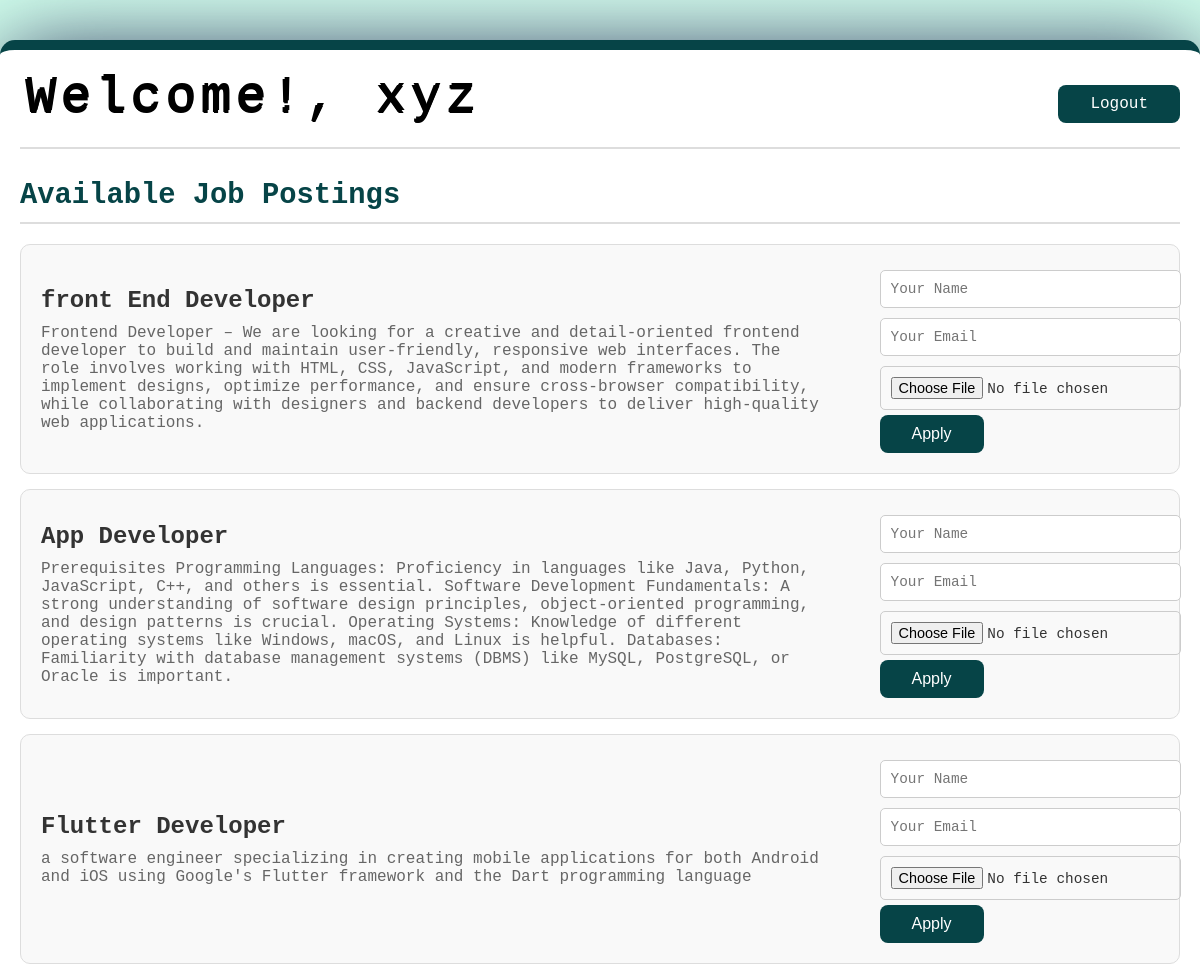
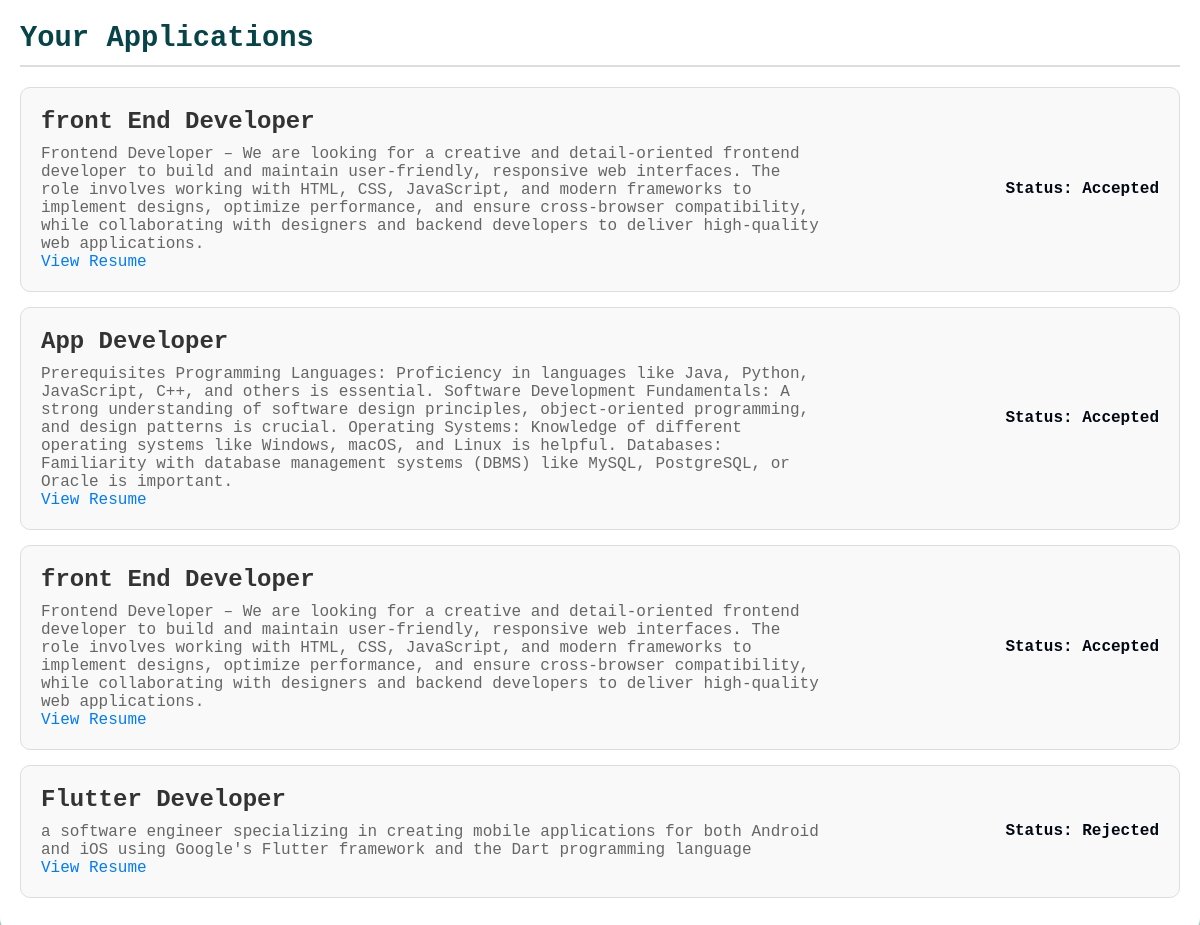
Page /user_dashboard (signed in) on the committed database (2 pictures, top to bottom).
### tables this page shows
CREATE TABLE job_applications (
                      id INTEGER PRIMARY KEY,
                      job_id INTEGER,
                      user_id INTEGER,
                      name TEXT,
                      email TEXT,
                      resume TEXT, status TEXT,
                      FOREIGN KEY (job_id) REFERENCES job_postings (id) ON DELETE CASCADE,
                      FOREIGN KEY (user_id) REFERENCES users (id) ON DELETE CASCADE);

CREATE TABLE job_postings (
                      id INTEGER PRIMARY KEY,
                      title TEXT,
                      description TEXT,
                      admin_id INTEGER,
                      FOREIGN KEY (admin_id) REFERENCES users (id) ON DELETE CASCADE);

### app.py (the view)
@app.route('/user_dashboard')
def user_dashboard():
    if 'user_id' not in session or session['role'] != 'user':
        return redirect(url_for('login'))
    user_id = session['user_id']
    conn = connect_db()
    cursor = conn.cursor()
    cursor.execute("SELECT * FROM job_postings")
    job_postings = cursor.fetchall()
    cursor.execute("""
        SELECT jp.title, jp.description, ja.resume, ja.status
        FROM job_applications ja
        JOIN job_postings jp ON ja.job_id = jp.id
        WHERE ja.user_id = ?
    """, (session['user_id'],))
    applied_jobs = cursor.fetchall()
    conn.close()
    form = JobApplicationForm()
    return render_template('user_dashboard.html', job_postings=job_postings, applied_jobs=applied_jobs, form=form)

### forms.py
class JobApplicationForm(FlaskForm):
    name = StringField('Full Name', validators=[DataRequired(), Length(min=2, max=50)])
    email = StringField('Email', validators=[DataRequired(), Email()])
    resume = FileField('Resume', validators=[
        FileRequired(),
        FileAllowed(['pdf', 'doc', 'docx'], 'Only PDF and Word documents are allowed!')
    ])
    submit = SubmitField('Submit Application')

### app.py (called while the page is built)
def connect_db():
    conn = sqlite3.connect('job_applications.db')
    conn.execute('PRAGMA foreign_keys = ON')
    return conn

### templates/user_dashboard.html (shortened to what this page needs)
<!DOCTYPE html>
<html lang="en">
<head>
</head>
<body>
    <div class="container">
        <header>
            <div id="text">Welcome!, {{ session.username }}</div>
            <nav>
                <a href="{{ url_for('logout') }}" class="button">Logout</a>
            </nav>
        </header>
        <main>
            <section class="job-postings">
                <h2>Available Job Postings</h2>
                {% if job_postings %}
                <ul>
                    {% for job in job_postings %}
                        <li class="job-card">
                            <div class="job-details">
                                <h3>{{ job[1] }}</h3>
                                <p>{{ job[2] }}</p>
                            </div>
                            <form class="apply-form" action="{{ url_for('apply', job_id=job[0]) }}" method="post" enctype="multipart/form-data">
                                {{ form.name(placeholder="Your Name", required=true) }}
                                {{ form.email(placeholder="Your Email", required=true) }}
                                {{ form.resume(required=true) }}
                                <button type="submit" class="button">Apply</button>
                            </form>
                        </li>
                    {% endfor %}
                </ul>
                {% else %}
                    <p>No jobs available right now!</p>
                {% endif %}
            </section>
            <section class="applied-jobs">
                <h2>Your Applications</h2>
                {% if applied_jobs %}
                <ul>
                    {% for job in applied_jobs %}
                        <li class="job-card">
                            <div class="job-details">
                                <h3>{{ job[0] }}</h3>
                                <p>{{ job[1] }}</p>
                                <a href="{{ url_for('static', filename='resumes/' ~ job[2]) }}" target="_blank" class="view-resume-btn">View Resume</a>
                            </div>
                            <div class="job-status">
                                <span>Status: <strong>{{ job[3]}}</strong></span> </div>
                        </li>
                    {% endfor %}
                </ul>
                {% else %}
                    <p>You haven't applied for any jobs!</p>
                {% endif %}
            </section>
        </main>
    </div>
</body>
</html>

### templates/user_dashboard.html (style rules this page uses)
body { font-family: OCR A Std, monospace; background-color: #da3b70; background-image: radial-gradient(circle, rgba(232, 252, 245, 1) 0%, rgb(207, 252, 235) 100%), url(https://img.icons8.com/android/2x/happy.png); background-size: auto; background-position: left top; background-repeat: repeat; margin: 0; padding: 0; color: #333; }
.container { max-width: 1200px; margin: 40px auto; padding: 20px; background: white; box-shadow: 0px 4px 85px -9px rgba(30, 34, 79, 1); border-radius: 15px; border-top: 10px solid #064447; }
#text { color: black; background: #FFFFFF; text-indent: 5px; letter-spacing: 5px; font-size: 50px; text-shadow: 1px 1px 0 black, 2px -2px 0 black; }
header { display: flex; justify-content: space-between; align-items: center; padding-bottom: 20px; border-bottom: 2px solid #ddd; }
nav { margin-top: 10px; }
.button { background-color: #064447; border: none; color: white; padding: 10px 32px; text-align: center; text-decoration: none; display: inline-block; font-size: 16px; border-radius: 8px; transition-duration: 0.4s; }
main { margin-top: 30px; }
h2 { color: #064447; font-size: 1.8em; border-bottom: 2px solid #ddd; padding-bottom: 10px; margin-bottom: 20px; }
ul { list-style: none; padding: 0; margin: 0; }
.job-card { display: flex; justify-content: space-between; align-items: center; background: #f9f9f9; margin: 15px 0; padding: 20px; border: 1px solid #ddd; border-radius: 10px; transition: box-shadow 0.3s ease, background-color 0.3s ease; }
.job-details { max-width: 70%; }
.job-details h3 { margin: 0 0 10px; font-size: 1.5em; color: #333; }
.job-details p { margin: 0; font-size: 1em; color: #666; }
.job-status { font-size: 1em; color: #000814; font-weight: bold; }
.apply-form { max-width: 25%; display: flex; flex-direction: column; align-items: flex-start; }
.apply-form input[type="text"], .apply-form input[type="email"], .apply-form input[type="file"] { margin: 5px 0; padding: 10px; border: 1px solid #ccc; border-radius: 5px; font-size: 0.9em; width: 100%; font-family: OCR A Std, monospace; }
.view-resume-btn { text-decoration: none; color: #007bff; transition: color 0.3s ease; font-size: 1em; }

### rows in the picture
job_applications: username "xyz", title "front End Developer", description "Frontend Developer – We are looking for a creative and detail-oriented frontend developer to build and maintain user-friendly, responsive web interfaces. The role involves working with HTML, CSS, JavaScript, and modern frameworks to implement designs, optimize performance, and ensure cross-browser compatibility, while collaborating with designers and backend developers to deliver high-quality web applications.", status "Accepted"
job_postings: title "front End Developer", description "Frontend Developer – We are looking for a creative and detail-oriented frontend developer to build and maintain user-friendly, responsive web interfaces. The role involves working with HTML, CSS, JavaScript, and modern frameworks to implement designs, optimize performance, and ensure cross-browser compatibility, while collaborating with designers and backend developers to deliver high-quality web applications."
job_postings: title "App Developer", description "Prerequisites Programming Languages: Proficiency in languages like Java, Python, JavaScript, C++, and others is essential. Software Development Fundamentals: A strong understanding of software design principles, object-oriented programming, and design patterns is crucial. Operating Systems: Knowledge of different operating systems like Windows, macOS, and Linux is helpful. Databases: Familiarity with database management systems (DBMS) like MySQL, PostgreSQL, or Oracle is important."
job_postings: title "Flutter Developer", description "a software engineer specializing in creating mobile applications for both Android and iOS using Google's Flutter framework and the Dart programming language"
job_applications: title "App Developer", description "Prerequisites Programming Languages: Proficiency in languages like Java, Python, JavaScript, C++, and others is essential. Software Development Fundamentals: A strong understanding of software design principles, object-oriented programming, and design patterns is crucial. Operating Systems: Knowledge of different operating systems like Windows, macOS, and Linux is helpful. Databases: Familiarity with database management systems (DBMS) like MySQL, PostgreSQL, or Oracle is important.", status "Accepted"
job_applications: title "front End Developer", description "Frontend Developer – We are looking for a creative and detail-oriented frontend developer to build and maintain user-friendly, responsive web interfaces. The role involves working with HTML, CSS, JavaScript, and modern frameworks to implement designs, optimize performance, and ensure cross-browser compatibility, while collaborating with designers and backend developers to deliver high-quality web applications.", status "Accepted"
job_applications: title "Flutter Developer", description "a software engineer specializing in creating mobile applications for both Android and iOS using Google's Flutter framework and the Dart programming language", status "Rejected"
